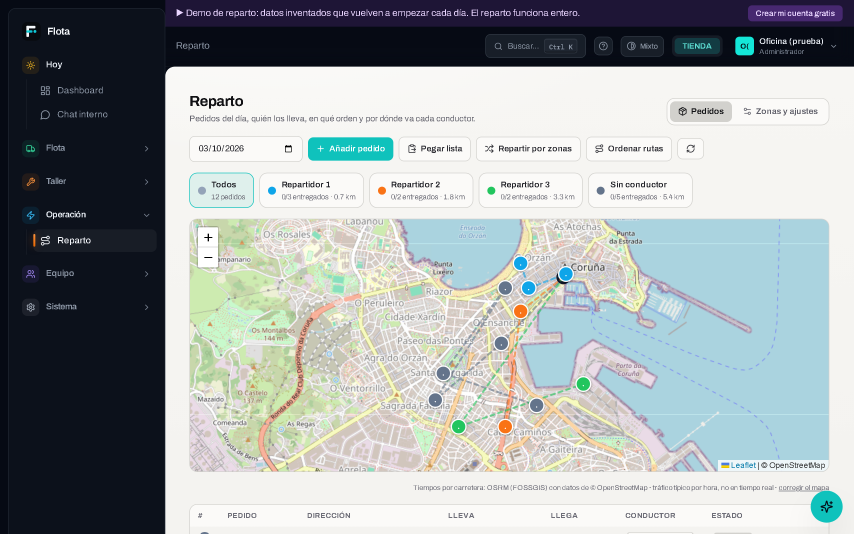
#> input picture docs/play-store/captura-4-oficina-mapa.png, 2560 x 1600 px (shown at 1/3 size)
$ python teselas.py
#> lines starting #> are read from the running program, lines starting #| are printed output that depends on the picture; after the words box and inside, x2 and y2 are one past the last pixel; in counts of white or black regions, pixels touching at a corner belong together
#> in main, im is the input picture: shape (1600, 2560, 3); mean B, G, R 166.9, 165.8, 158.9
# -*- coding: utf-8 -*-
"""Teselas de mapa REAL para grabar la app sin red (29-10-2026).

Sin salida a tile.openstreetmap.org, la grabación del anuncio salía con un callejero inventado. Pero en
docs/play-store/captura-4-oficina-mapa.png (la captura del panel para Google Play) está el mapa de verdad de
A Coruña, de OpenStreetMap, a 2x (zoom 14 del panel = resolución de zoom 15). Este script:
  1. georreferencia la captura casando sus 12 marcadores con las coordenadas de los pedidos de la demo
     (_DEMO_REP_PEDIDOS en backend/server.py): error < 1 px;
  2. limpia el mapa (marcadores, líneas de ruta, control de zoom, atribución) y lo amplía por reflejo en los
     bordes para que no se acabe el mundo en el borde de la captura;
  3. corta teselas 256×256 de los zooms 13-17 en <salida>/{z}/{x}/{y}.jpg, que sirve e2e/spot-ruta.spec.js
     (variable TESELAS) en lugar de las de OSM.

    python scripts/spot-ruta/teselas.py <carpeta de salida>
Deja también docs/anuncios/super-anuncio/mapa-coruna.jpg (+ .json con la georreferencia) para mirarlo."""
import itertools
import json
import math
import os
import sys

import cv2
import numpy as np

RAIZ = os.path.dirname(os.path.dirname(os.path.dirname(os.path.abspath(__file__))))
CAPTURA = os.path.join(RAIZ, 'docs', 'play-store', 'captura-4-oficina-mapa.png')
SA = os.path.join(RAIZ, 'docs', 'anuncios', 'super-anuncio')

# Los pedidos de la demo (código, lat, lng, color del marcador en el panel).
PEDIDOS = [
    ("DEMO1001", 43.3703, -8.3982, 'azul'), ("DEMO1002", 43.3690, -8.4030, 'azul'), ("DEMO1009", 43.3713, -8.4040, 'azul'),
    ("DEMO1003", 43.3668, -8.4040, 'naranja'), ("DEMO1004", 43.3560, -8.4060, 'naranja'),
    ("DEMO1006", 43.3560, -8.4120, 'verde'), ("DEMO1011", 43.3600, -8.3960, 'verde'),
    ("DEMO1005", 43.3638, -8.4065, 'gris'), ("DEMO1007", 43.3585, -8.4150, 'gris'), ("DEMO1008", 43.3690, -8.4060, 'gris'),
    ("DEMO1010", 43.3610, -8.4140, 'gris'), ("DEMO1012", 43.3580, -8.4020, 'gris'),
]
COLOR = {'azul': (14, 165, 233), 'naranja': (249, 115, 22), 'verde': (34, 197, 94), 'gris': (100, 116, 139)}  # RGB
# El rectángulo del mapa dentro de la captura (sin el borde redondeado del panel).
X0, Y0, X1, Y1 = 584, 672, 2472, 1400
PAD = 420  # ampliación por reflejo (px) en cada lado


def merc(lat, lon):
    x = (lon + 180) / 360
    y = (1 - math.log(math.tan(math.radians(lat)) + 1 / math.cos(math.radians(lat))) / math.pi) / 2
    return x, y


def marcadores(rgb):
    """Centros de los marcadores redondos (40 px) de cada color."""
    out = {}
    for nombre, c in COLOR.items():
        mask = (np.abs(rgb - np.array(c)).sum(axis=2) < 40).astype(np.uint8)
        mask[:Y0] = 0; mask[Y1:] = 0; mask[:, :X0] = 0; mask[:, X1:] = 0
        n, _, st, cen = cv2.connectedComponentsWithStats(mask, 8)
        out[nombre] = [(cen[i][0], cen[i][1]) for i in range(1, n) if 24 <= st[i][2] <= 60 and 24 <= st[i][3] <= 60 and st[i][4] > 300]
#> this loop made 4 passes
#> n on passes 1, 4: 4, 128
#> (n, cen) on passes 2 to 3: (3, [[1279.3, 799.3], [1561.5, 933.5], [1515.5, 1279.5]]), (3, [[1279.3, 799.3], [1749.5, 1151.5], [1375.5, 1279.5]])
#> pass 1, in marcadores, `mask = (np.abs(rgb - np.array(c)).sum(axis=2) < 40).astype(np.uint8)`:
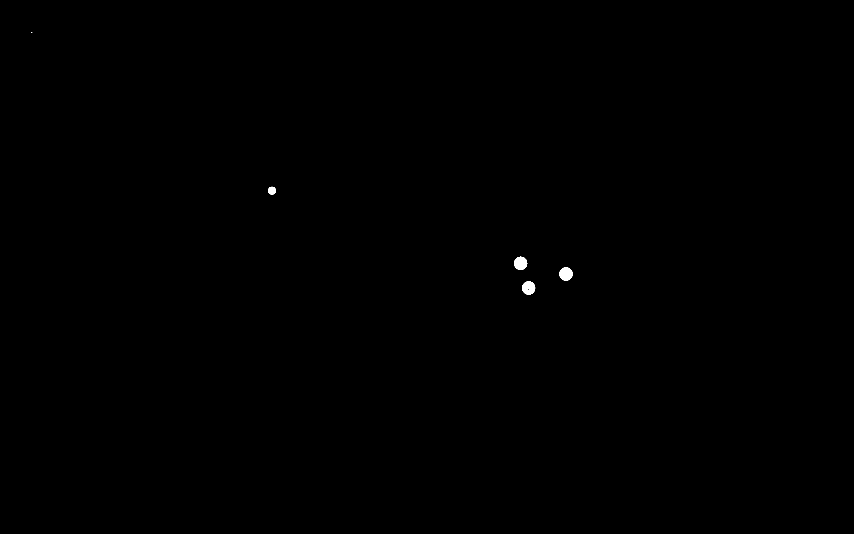
#> mask: shape (1600, 2560) (shown at 1/3 size); values 0 (black) and 1 (white), 0.1% white; 5 white regions (1 under 20 px), largest, box (x1, y1, x2, y2) and area: (1542, 770, 1582, 810) 1201, (1678, 802, 1718, 842) 1201, (1566, 844, 1606, 884) 1201, (804, 560, 828, 584) 426
#> after the loop:
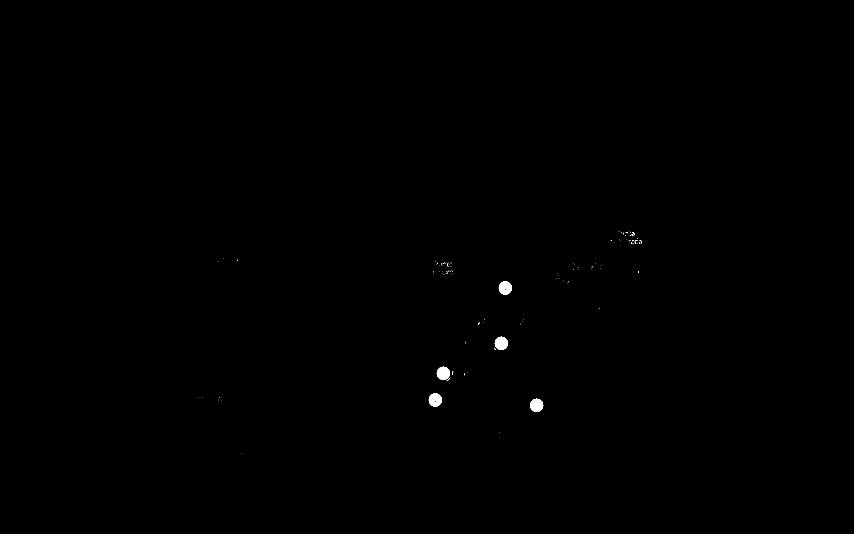
#> mask: shape (1600, 2560) (shown at 1/3 size); values 0 (black) and 1 (white), 0.15% white; 127 white regions (121 under 20 px), largest, box (x1, y1, x2, y2) and area: (1496, 844, 1536, 884) 1198, (1484, 1010, 1524, 1050) 1198, (1310, 1100, 1350, 1140) 1198, (1286, 1180, 1326, 1220) 1198, (1590, 1196, 1630, 1236) 1198, (1904, 720, 1912, 731) 21
#> after the loop, out = {'azul': [(1561.5, 789.4), (1697.5, 821.4), (1585.5, 863.4)], 'naranja': [(1561.5, 933.5), (1515.5, 1279.5)], 'verde': [(1749.5, 1151.5), (1375.5, 1279.5)], 'gris': [(1515.5, 863.4), (1503.5, 1029.4), (1329.5, 1119.4), (1305.5, 1199.4), (1609.5, 1215.4)]}
    return out


def georreferenciar(rgb):
    vistos = marcadores(rgb)
#> vistos has the same summary as out in marcadores
    grupos = {c: [p for p in PEDIDOS if p[3] == c] for c in COLOR}
    for c in COLOR:
        if len(vistos[c]) != len(grupos[c]):
            raise SystemExit(f'marcadores {c}: vistos {len(vistos[c])}, esperados {len(grupos[c])}')

    def ajustar(pares):
        A, b = [], []
        for (mx, my), (px, py) in pares:
            A.append([mx, 1, 0]); b.append(px)
            A.append([my, 0, 1]); b.append(py)
        A, b = np.array(A, float), np.array(b, float)
        sol = np.linalg.lstsq(A, b, rcond=None)[0]
        err = np.sqrt(((A @ sol - b) ** 2).reshape(-1, 2).sum(axis=1))
        return sol, err

    mejor = None
    for perm in itertools.product(*[itertools.permutations(range(len(vistos[c]))) for c in COLOR]):
        pares = [(merc(p[1], p[2]), vistos[c][i]) for c, pm in zip(COLOR, perm) for p, i in zip(grupos[c], pm)]
        sol, err = ajustar(pares)
        if mejor is None or err.max() < mejor[1].max():
            mejor = (sol, err, pares)
#> this loop made 2880 passes
#> perm on passes 24 to 26: ((0, 1, 2), (0, 1), (0, 1), (0, 4, 3, 2, 1)), ((0, 1, 2), (0, 1), (0, 1), (1, 0, 2, 3, 4)), ((0, 1, 2), (0, 1), (0, 1), (1, 0, 2, 4, 3))
    sol, err, pares = mejor
    print(f'georreferencia: escala {sol[0]:.1f} px/mercator (zoom {math.log2(sol[0] / 256):.4f}), error máx {err.max():.2f} px')
#| georreferencia: escala 8387982.4 px/mercator (zoom 14.9999), error máx 0.96 px
    return sol, pares


def limpiar(im, pares):
    """Quita marcadores, líneas de ruta, el control de zoom y la atribución; devuelve el recorte ampliado."""
    rgb = im[:, :, ::-1].astype(int)
    hsv = cv2.cvtColor(im, cv2.COLOR_BGR2HSV)
#> hsv: shape (1600, 2560, 3); mean H, S, V 64.8, 60.8, 173.6
    mask = np.zeros(im.shape[:2], np.uint8)
    # Marcadores: círculo de radio 27 (relleno 20 + borde blanco + sombra).
    for _, (px, py) in pares:
        cv2.circle(mask, (int(round(px)), int(round(py))), 27, 255, -1)
#> this loop made 12 passes
#> mask: shape (1600, 2560); 0.67% white; 12 white regions, largest, box (x1, y1, x2, y2) and area: (1534, 762, 1589, 817) 2289, (1670, 794, 1725, 849) 2289, (1489, 836, 1544, 891) 2289
    # El marcador negro de «dónde estoy» del panel (círculo oscuro de ~40 px).
    oscuro = (hsv[:, :, 2] < 80).astype(np.uint8); oscuro[:Y0] = 0; oscuro[Y1:] = 0; oscuro[:, :X0] = 0; oscuro[:, X1:] = 0
#> after `oscuro = (hsv[:, :, 2] < 80).astype(np.uint8)`: oscuro: shape (1600, 2560); values 0 (black) and 1 (white), 28.9% white; 330 white regions (91 under 20 px), largest, box (x1, y1, x2, y2) and area: (0, 0, 2560, 1600) 1161740, (571, 288, 599, 318) 526, (677, 288, 703, 319) 404
#> after `oscuro[:, :X0] = 0`: oscuro: shape (1600, 2560); values 0 (black) and 1 (white), 0.04% white; 86 white regions (67 under 20 px), largest, box (x1, y1, x2, y2) and area: (1669, 819, 1706, 853) 309, (613, 701, 637, 724) 152, (2284, 1387, 2302, 1400) 107
    n, _, st, cen = cv2.connectedComponentsWithStats(oscuro, 8)
    for i in range(1, n):
        if 24 <= st[i][2] <= 70 and 24 <= st[i][3] <= 70 and st[i][4] > 350:
            cv2.circle(mask, (int(cen[i][0]), int(cen[i][1])), 34, 255, -1)
    # Líneas de ruta (discontinuas, saturadas) de los tres colores vivos: por tono y saturación.
    for c in ('azul', 'naranja', 'verde'):
        h = cv2.cvtColor(np.uint8([[COLOR[c][::-1]]]), cv2.COLOR_BGR2HSV)[0, 0, 0]
        dh = np.minimum(np.abs(hsv[:, :, 0].astype(int) - int(h)), 180 - np.abs(hsv[:, :, 0].astype(int) - int(h)))
        mask |= ((dh <= 7) & (hsv[:, :, 1] > 105) & (hsv[:, :, 2] > 90)).astype(np.uint8) * 255
#> this loop made 3 passes
#> pass 1, in limpiar, `dh = np.minimum(np.abs(hsv[:, :, 0].astype(int) - int(h)), 180 - np.ab..`:
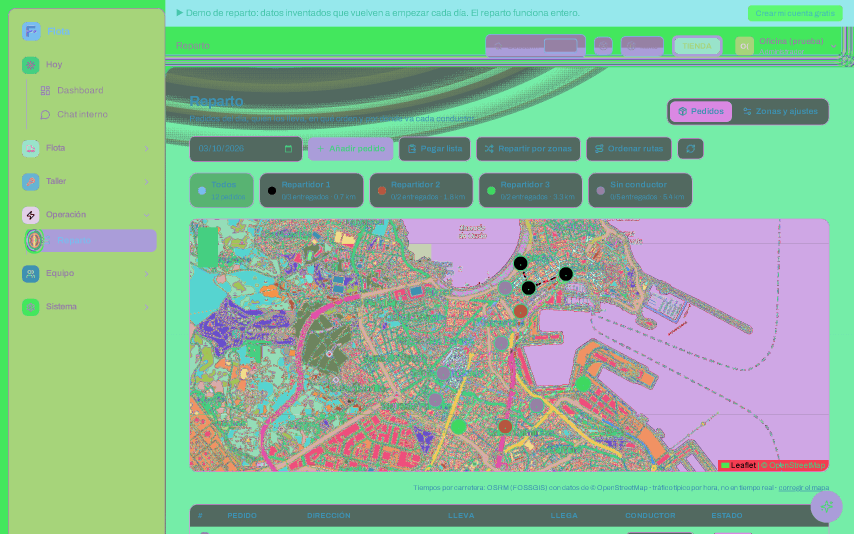
#> dh: shape (1600, 2560) int64 (shown at 1/3 size); 91 distinct labels, from 0 to 90; one colour per label, 0 black
#> after the loop:
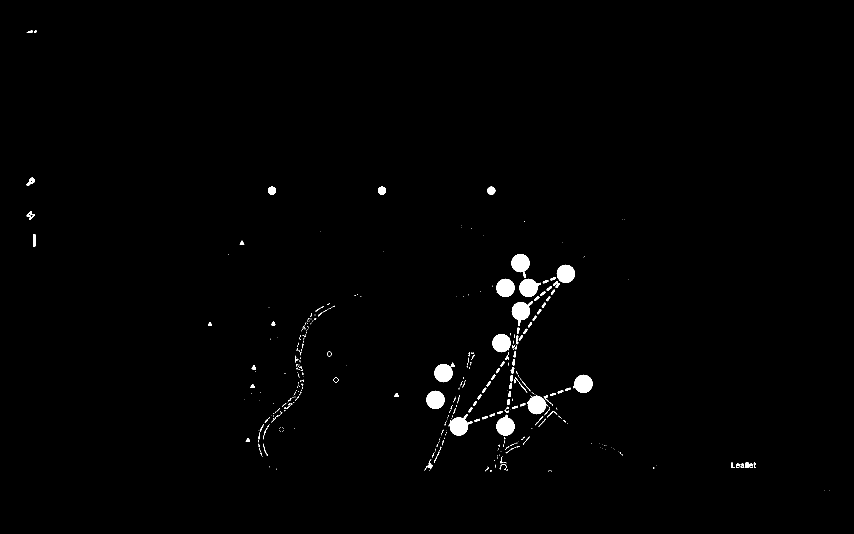
#> mask: shape (1600, 2560) (shown at 1/3 size); 0.95% white; 454 white regions (332 under 20 px), largest, box (x1, y1, x2, y2) and area: (1346, 1242, 1417, 1307) 2481, (1535, 906, 1590, 977) 2383, (1558, 836, 1623, 891) 2356
    # Las grises (azul apagado, más oscuro que el fondo del mapa).
    r, g, b = rgb[:, :, 0], rgb[:, :, 1], rgb[:, :, 2]
    mask |= ((b - r >= 9) & (b - g >= 4) & (r < 178) & (hsv[:, :, 2] > 115) & (hsv[:, :, 2] < 188)).astype(np.uint8) * 255
#> mask: shape (1600, 2560); 1.7% white; 1273 white regions (720 under 20 px), largest, box (x1, y1, x2, y2) and area: (1346, 1242, 1417, 1307) 2481, (1535, 906, 1590, 980) 2444, (1303, 1092, 1370, 1147) 2406
    mask = cv2.dilate(mask, np.ones((7, 7), np.uint8))
#> mask: shape (1600, 2560); 5.5% white; 226 white regions, largest, box (x1, y1, x2, y2) and area: (1276, 679, 1728, 1343) 64188, (1645, 1452, 1945, 1477) 5438, (1785, 1115, 2142, 1401) 5259
    # Fuera del mapa no se toca nada.
    mask[:Y0] = 0; mask[Y1:] = 0; mask[:, :X0] = 0; mask[:, X1:] = 0
    # La atribución de Leaflet (abajo a la derecha).
    mask[1372:Y1, 2140:X1] = 255
#> mask: shape (1600, 2560); 3.4% white; 147 white regions, largest, box (x1, y1, x2, y2) and area: (1276, 679, 1728, 1343) 64188, (1785, 1115, 2472, 1400) 14532, (771, 1136, 914, 1372) 4912
    # Relleno en dos pasos: primero a 1/4 (un parche suave, sin las «estrellas» que deja el relleno a tamaño
    # real en los círculos de los marcadores) y luego el detalle fino sobre ese parche.
    peq = cv2.inpaint(cv2.resize(im, None, fx=0.25, fy=0.25, interpolation=cv2.INTER_AREA),
                      cv2.dilate(cv2.resize(mask, None, fx=0.25, fy=0.25, interpolation=cv2.INTER_NEAREST), np.ones((3, 3), np.uint8)), 4, cv2.INPAINT_NS)
    suave = cv2.resize(peq, (im.shape[1], im.shape[0]), interpolation=cv2.INTER_CUBIC)
    limpio = np.where(mask[:, :, None] > 0, suave, im).astype(np.uint8)
    # El control +/- (arriba a la izquierda): se tapa con el trozo de mapa de al lado.
    limpio[Y0:Y0 + 150, X0:X0 + 90] = limpio[Y0:Y0 + 150, X0 + 90:X0 + 180]
    recorte = limpio[Y0:Y1, X0:X1]
    return cv2.copyMakeBorder(recorte, PAD, PAD, PAD, PAD, cv2.BORDER_REFLECT_101)
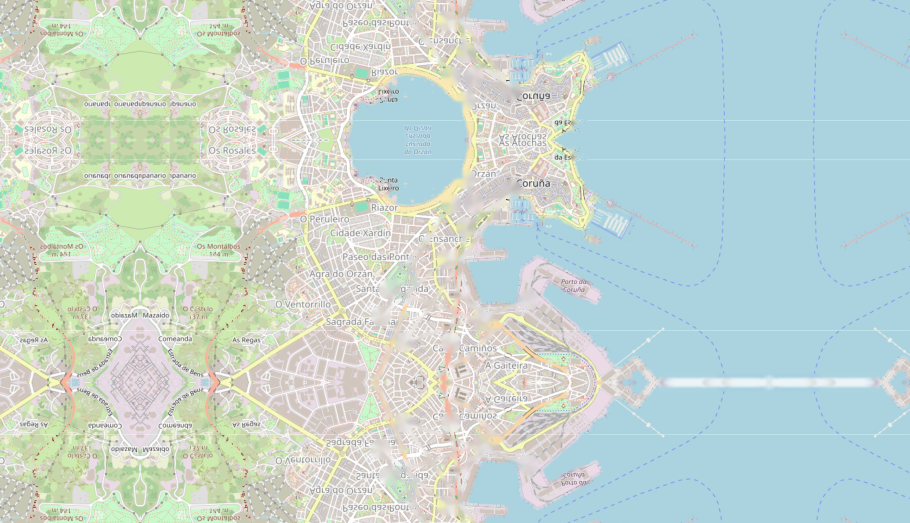
#> returned value: shape (1568, 2728, 3) (shown at 1/3 size); mean of channels 0, 1, 2 208.5, 214.9, 196.6; drawn as B, G, R


def ampliar(mapa, veces, modelo=None):
    """El mapa a ×2 o ×4 para los zooms 16 y 17: con superresolución (FSRCNN, si está el modelo) o, si no,
    Lanczos + máscara de enfoque, que deja las calles nítidas aunque los rótulos sigan borrosos."""
#> called with veces = 2
    if modelo and os.path.exists(modelo) and hasattr(cv2, 'dnn_superres'):
        sr = cv2.dnn_superres.DnnSuperResImpl_create(); sr.readModel(modelo); sr.setModel('fsrcnn', veces)
        return sr.upsample(mapa)
    g = cv2.resize(mapa, None, fx=veces, fy=veces, interpolation=cv2.INTER_LANCZOS4)
#> g: shape (3136, 5456, 3)
    return cv2.addWeighted(g, 1.55, cv2.GaussianBlur(g, (0, 0), 1.2 * veces), -0.55, 0)
#> returned value: shape (3136, 5456, 3)


def recortar(fuentes, px, py, lado):
    """La tesela (256×256) cuyo origen en el mapa base es (px, py) y mide `lado` px: se corta de la versión
    ampliada más parecida a su resolución, para no interpolar dos veces."""
    veces = max(1, min(4, int(round(256 / lado)))) if lado < 256 else 1
    veces = 4 if veces >= 3 else veces
    img = fuentes[veces]
    M = np.float32([[256 / (lado * veces), 0, -px * 256 / lado], [0, 256 / (lado * veces), -py * 256 / lado]])
    return cv2.warpAffine(img, M, (256, 256), flags=cv2.INTER_AREA if lado * veces >= 256 else cv2.INTER_CUBIC, borderMode=cv2.BORDER_REFLECT_101)


def teselas(mapa, sol, salida, zooms=range(13, 18)):
    s, ox, oy = sol[0], sol[1] - X0 + PAD, sol[2] - Y0 + PAD
    H, W = mapa.shape[:2]
    sr = os.environ.get('SR_MODELOS', '')
    fuentes = {1: mapa, 2: ampliar(mapa, 2, os.path.join(sr, 'FSRCNN_x2.pb') if sr else None), 4: ampliar(mapa, 4, os.path.join(sr, 'FSRCNN_x4.pb') if sr else None)}
    n = 0
    for z in zooms:
        lado = s / 2 ** z  # px de imagen por tesela
        x0, x1 = int((0 - ox) / lado) - 1, int((W - ox) / lado) + 1
        y0, y1 = int((0 - oy) / lado) - 1, int((H - oy) / lado) + 1
        for x in range(x0, x1 + 1):
            for y in range(y0, y1 + 1):
                px, py = x * lado + ox, y * lado + oy
                if px + lado <= 0 or py + lado <= 0 or px >= W or py >= H:
                    continue
                t = recortar(fuentes, px, py, lado)
                d = os.path.join(salida, str(z), str(x)); os.makedirs(d, exist_ok=True)
                cv2.imwrite(os.path.join(d, f'{y}.jpg'), t, [cv2.IMWRITE_JPEG_QUALITY, 92])
                n += 1
#> this loop made 5 passes
#> pass 1, in teselas, `cv2.imwrite(os.path.join(d, f'{y}.jpg'), t, [cv2.IMWRITE_JPEG_QUALITY,..`:
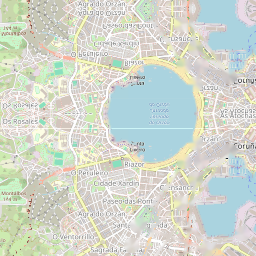
#> saved as 2998.jpg: shape (256, 256, 3); mean B, G, R 206, 216.3, 209.8
#> pass 1, in teselas, `cv2.imwrite(os.path.join(d, f'{y}.jpg'), t, [cv2.IMWRITE_JPEG_QUALITY,..`:
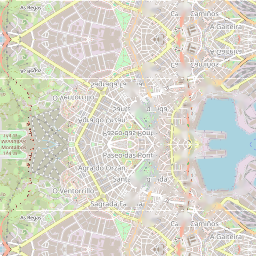
#> saved as 2999.jpg: shape (256, 256, 3); mean B, G, R 203.2, 215.3, 216.2
    return n


def main():
    salida = sys.argv[1] if len(sys.argv) > 1 else os.path.join(RAIZ, 'frontend', 'test-results', 'teselas')
    im = cv2.imread(CAPTURA)
    sol, pares = georreferenciar(im[:, :, ::-1].astype(int))
    mapa = limpiar(im, pares)
    cv2.imwrite(os.path.join(SA, 'mapa-coruna.jpg'), mapa, [cv2.IMWRITE_JPEG_QUALITY, 90])
    json.dump({'escala_px_por_mercator': sol[0], 'ox': sol[1] - X0 + PAD, 'oy': sol[2] - Y0 + PAD, 'ancho': mapa.shape[1], 'alto': mapa.shape[0],
               'nota': 'px = escala*mercator + o; mercator en [0,1] (web mercator). Zoom nativo 15 (256 px por tesela).'},
              open(os.path.join(SA, 'mapa-coruna.json'), 'w'), indent=1)
    n = teselas(mapa, sol, salida)
    print(f'{n} teselas en {salida}')
#| 1524 teselas en frontend/test-results/teselas


if __name__ == '__main__':
    main()
